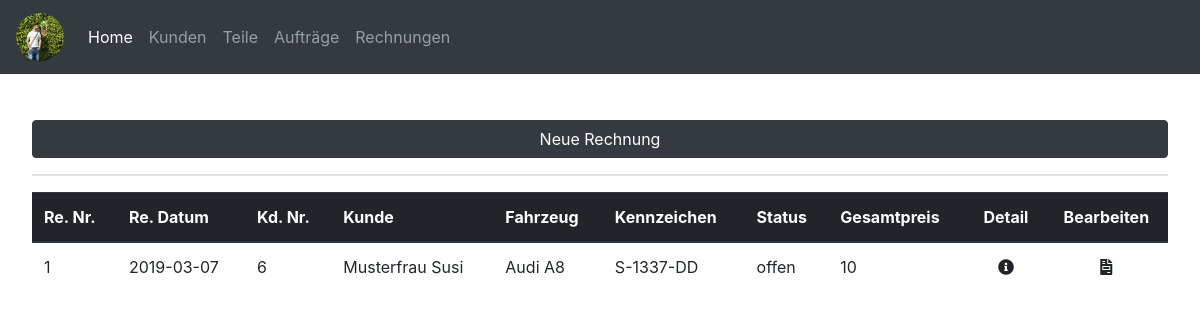
/invoice.php, run on an earlier commit of the app's database.
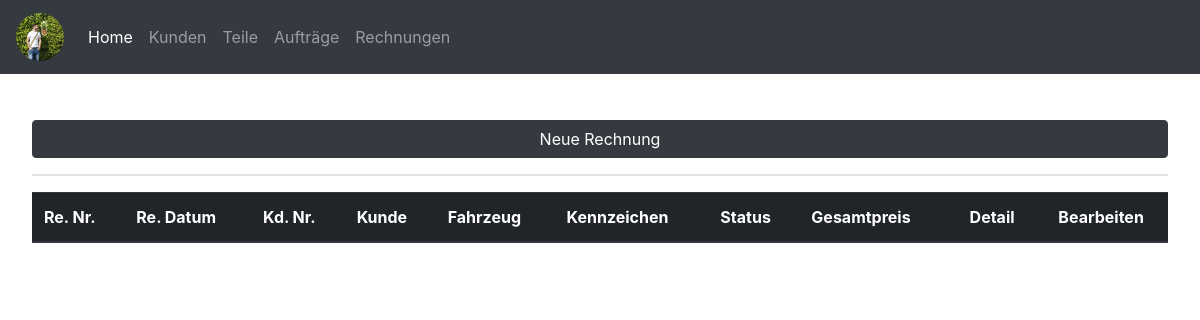
And on a later commit of the database.
### tables this page shows
CREATE TABLE `rechnung` (
  `rechnungid` int(11) NOT NULL,
  `repid` int(11) DEFAULT NULL,
  `rechnungsnummer` int(11) NOT NULL,
  `rechnungsdatum` date NOT NULL,
  `kundenid` int(11) NOT NULL,
  `fahrzeugid` int(11) NOT NULL,
  `status` varchar(20) NOT NULL
);

CREATE TABLE `kunde` (
  `kundennummer` int(10) NOT NULL,
  `anrede` varchar(15) NOT NULL,
  `titel` varchar(10) NOT NULL,
  `vorname` varchar(20) NOT NULL,
  `nachname` varchar(20) NOT NULL,
  `gebdat` date NOT NULL,
  `strasse` varchar(50) NOT NULL,
  `plz` int(10) NOT NULL,
  `ort` varchar(50) NOT NULL,
  `telefon` varchar(20) NOT NULL,
  `email` varchar(50) NOT NULL,
  `newsletter` tinyint(1) NOT NULL,
  `kommentar` text NOT NULL,
  `kundeseit` date NOT NULL
);

CREATE TABLE `fahrzeug` (
  `fzid` int(11) NOT NULL,
  `kundeid` int(11) NOT NULL,
  `marke` varchar(20) NOT NULL,
  `type` varchar(20) NOT NULL,
  `kennzeichen` varchar(10) NOT NULL,
  `fahrgestellnummer` varchar(30) NOT NULL,
  `nationalcode` varchar(20) NOT NULL,
  `motorkennzeichen` varchar(4) NOT NULL,
  `getriebekennzeichen` varchar(20) NOT NULL,
  `farbe` varchar(20) NOT NULL,
  `treibstoff` varchar(20) NOT NULL,
  `leistung` int(3) NOT NULL,
  `hubraum` int(5) NOT NULL,
  `erstzulassung` date NOT NULL
);

CREATE TABLE `rechnungdetails` (
  `rechnungdetailid` int(11) NOT NULL,
  `rechnungsnummer` int(11) NOT NULL,
  `gesamtpreis` int(11) NOT NULL
);

### invoice.php (the view, shortened to what this page needs)
<?php include('connection.php') ?>
<?php include('header.php') ?>
<button type="button" class="btn btn-dark btn-new-car mb-3 mb-lg-0" data-toggle="modal" data-target="#invoicenewmodal">
    Neue Rechnung
    </button>
<br /><hr />
<table id="invoicetable" class="display table table-hover">
    <thead class="thead-dark">
        <tr>
            <th>Re. Nr.</th>
            <th>Re. Datum</th>
            <th>Kd. Nr.</th>
            <th>Kunde</th>
            <th>Fahrzeug</th>
            <th>Kennzeichen</th>
            <th>Status</th>
            <th>Gesamtpreis</th>
            <th><center>Detail</center></th>
            <th><center>Bearbeiten</center></th>
        </tr>
    </thead>
    <tbody>
    <?php
        $sql = "SELECT  rechnung.rechnungsnummer,
                        rechnung.rechnungsdatum,
                        kunde.kundennummer,
                        kunde.nachname,
                        kunde.vorname,
                        fahrzeug.marke,
                        fahrzeug.type,
                        fahrzeug.kennzeichen,
                        rechnung.status,
                        rechnungdetails.gesamtpreis
                        FROM rechnung
                        LEFT JOIN kunde
                        ON rechnung.kundenid = kunde.kundennummer
                        LEFT JOIN fahrzeug
                        ON rechnung.fahrzeugid = fahrzeug.fzid
                        LEFT JOIN rechnungdetails
                        ON rechnung.rechnungsnummer = rechnungdetails.rechnungsnummer
                        ORDER BY rechnung.rechnungsnummer DESC";
        $result = $pdo->query($sql);
        while($row = $result->fetch())
{
    echo "<tr href='invoicde_detail.php?rechnungsnummer=" . $row['rechnungsnummer']."'>";
    echo "<td>" . $row["rechnungsnummer"] . "</td>";
    echo "<td>" . $row["rechnungsdatum"] . "</td>";
    echo "<td>" . $row["kundennummer"] . "</td>";
    echo "<td>" . $row["nachname"] . " ". $row["vorname"] . "</td>";
    echo "<td>" . $row["marke"] . " ". $row["type"] . "</td>";
    echo "<td>" . $row["kennzeichen"] . "</td>";
    echo "<td>" . $row["status"] . "</td>";
    echo "<td>" . $row["gesamtpreis"] . "</td>";
    echo "<td><a href='invoice_detail.php?rechnungsnummer=".$row['rechnungsnummer']."'><center><i class='fas fa-info-circle'></i></center></a></td>";
    echo "<td><a  data-toggle='modal' data-target='#invoiceeditmodal" . $row["rechnungsnummer"]."' name='id'><center><i class='fas fa-file-invoice'></i></center></a></td>";
    echo "</tr>";
?>
<?php
}
echo "</tbody>";
echo "</table>";
?>
<?php include('footer.php') ?>

What changed in the data, as far as the page shows it:
removed rechnung: rechnungsnummer "1", rechnungsdatum "2019-03-07", kundenid.kundennummer "6", kundenid.nachname "Musterfrau", kundenid.vorname "Susi", fahrzeugid.marke "Audi", fahrzeugid.type "A8", fahrzeugid.kennzeichen "S-1337-DD", status "offen", rechnungdetails.gesamtpreis "10"
